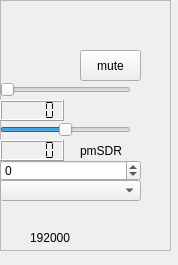
<?xml version="1.0" encoding="UTF-8"?>
<ui version="4.0">
 <class>pmsdrWidget</class>
 <widget class="QWidget" name="pmsdrWidget">
  <property name="geometry">
   <rect>
    <x>0</x>
    <y>0</y>
    <width>178</width>
    <height>265</height>
   </rect>
  </property>
  <property name="windowTitle">
   <string>Form</string>
  </property>
  <widget class="QFrame" name="frame">
   <property name="geometry">
    <rect>
     <x>0</x>
     <y>0</y>
     <width>171</width>
     <height>251</height>
    </rect>
   </property>
   <property name="frameShape">
    <enum>QFrame::StyledPanel</enum>
   </property>
   <property name="frameShadow">
    <enum>QFrame::Raised</enum>
   </property>
   <widget class="QPushButton" name="muteButton">
    <property name="geometry">
     <rect>
      <x>80</x>
      <y>50</y>
      <width>61</width>
      <height>31</height>
     </rect>
    </property>
    <property name="text">
     <string>mute</string>
    </property>
   </widget>
   <widget class="QSlider" name="gainSlider">
    <property name="geometry">
     <rect>
      <x>0</x>
      <y>80</y>
      <width>131</width>
      <height>20</height>
     </rect>
    </property>
    <property name="maximum">
     <number>4</number>
    </property>
    <property name="orientation">
     <enum>Qt::Horizontal</enum>
    </property>
   </widget>
   <widget class="QLCDNumber" name="gainDisplay">
    <property name="geometry">
     <rect>
      <x>0</x>
      <y>100</y>
      <width>64</width>
      <height>21</height>
     </rect>
    </property>
    <property name="segmentStyle">
     <enum>QLCDNumber::Flat</enum>
    </property>
   </widget>
   <widget class="QSlider" name="biasSlider">
    <property name="geometry">
     <rect>
      <x>0</x>
      <y>120</y>
      <width>131</width>
      <height>20</height>
     </rect>
    </property>
    <property name="minimum">
     <number>-100</number>
    </property>
    <property name="maximum">
     <number>100</number>
    </property>
    <property name="orientation">
     <enum>Qt::Horizontal</enum>
    </property>
   </widget>
   <widget class="QLCDNumber" name="biasDisplay">
    <property name="geometry">
     <rect>
      <x>0</x>
      <y>140</y>
      <width>64</width>
      <height>21</height>
     </rect>
    </property>
    <property name="segmentStyle">
     <enum>QLCDNumber::Flat</enum>
    </property>
   </widget>
   <widget class="QLabel" name="label">
    <property name="geometry">
     <rect>
      <x>80</x>
      <y>140</y>
      <width>67</width>
      <height>21</height>
     </rect>
    </property>
    <property name="text">
     <string>pmSDR</string>
    </property>
   </widget>
   <widget class="QSpinBox" name="offset_KHz">
    <property name="geometry">
     <rect>
      <x>0</x>
      <y>160</y>
      <width>141</width>
      <height>21</height>
     </rect>
    </property>
    <property name="minimum">
     <number>-100000</number>
    </property>
    <property name="maximum">
     <number>100000</number>
    </property>
   </widget>
   <widget class="QComboBox" name="cardSelector">
    <property name="geometry">
     <rect>
      <x>0</x>
      <y>180</y>
      <width>141</width>
      <height>21</height>
     </rect>
    </property>
   </widget>
   <widget class="QLabel" name="label_2">
    <property name="geometry">
     <rect>
      <x>30</x>
      <y>230</y>
      <width>61</width>
      <height>16</height>
     </rect>
    </property>
    <property name="text">
     <string>192000</string>
    </property>
   </widget>
   <widget class="QLabel" name="statusLabel">
    <property name="geometry">
     <rect>
      <x>10</x>
      <y>200</y>
      <width>121</width>
      <height>21</height>
     </rect>
    </property>
    <property name="text">
     <string/>
    </property>
   </widget>
  </widget>
 </widget>
 <resources/>
 <connections/>
</ui>
